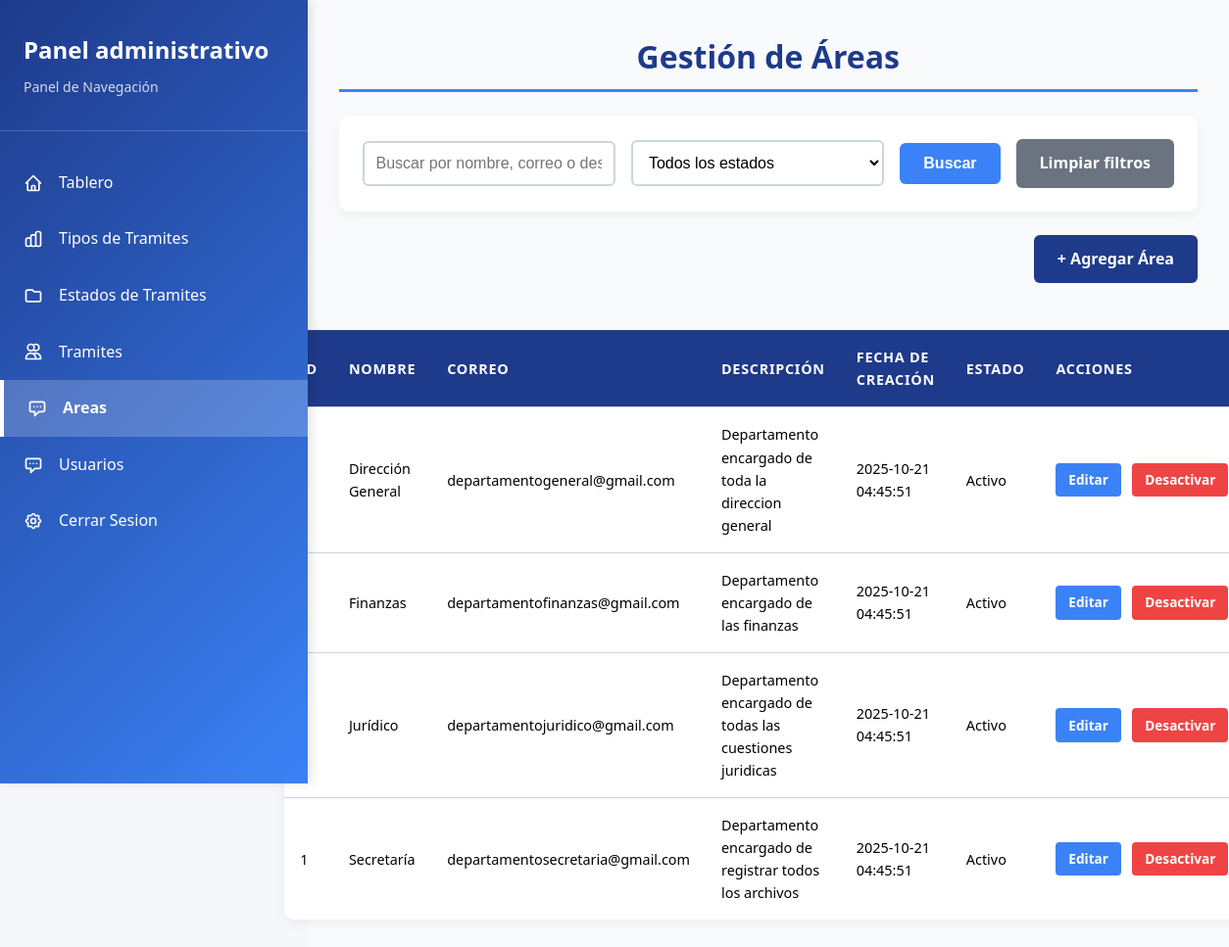
/views/admin/area/areas.php, run on the app's committed database.
### tables this page shows
CREATE TABLE tbl_area (
    id_area INT AUTO_INCREMENT PRIMARY KEY,
    nombre VARCHAR(100) NOT NULL UNIQUE,
    correo VARCHAR(50),
    descripcion VARCHAR (200),
    fecha_creacion DATETIME DEFAULT CURRENT_TIMESTAMP,
    activo BOOLEAN DEFAULT TRUE
);

### views/admin/area/areas.php (the view, shortened to what this page needs)
<?php
require '../../../config/database/config/config_db.php';
$query = "SELECT
    id_area,
    nombre,
    correo,
    descripcion,
    fecha_creacion,
    activo
FROM tbl_area
WHERE 1=1 ";
$query .= " ORDER BY id_area DESC LIMIT 50";
$stmt = $mysqli->prepare($query);
$stmt->execute();
$result = $stmt->get_result();
$areas = $result->fetch_all(MYSQLI_ASSOC);
?>
<!DOCTYPE html>
<html lang="es">
<head>
    <link rel="stylesheet" href="/style/areas.css">
</head>
<body>
    <?php include '../../sidebaradministrador.php'; ?>
    <div class="contenido-principal">
        <h1>Gestión de Áreas</h1>
        <div class="filtros-container">
            <form method="GET" action="" class="filtros-form">
                <div class="filtro-grupo">
                    <input type="text" name="busqueda" placeholder="Buscar por nombre, correo o descripción"
                        value="<?= isset($_GET['busqueda']) ? htmlspecialchars($_GET['busqueda']) : '' ?>">
                </div>
                <div class="filtro-grupo">
                    <select name="estado">
                        <option value="">Todos los estados</option>
                    </select>
                </div>
                <button type="submit" class="btn-buscar">Buscar</button>
                <a href="?" class="btn-limpiar">Limpiar filtros</a>
            </form>
        </div>
        <div class="acciones-superiores">
            <a href="agregar_area.php" class="btn-agregar">+ Agregar Área</a>
        </div>
        <table>
            <thead>
                <tr>
                    <th>ID</th>
                    <th>Nombre</th>
                    <th>Correo</th>
                    <th>Descripción</th>
                    <th>Fecha de creación</th>
                    <th>Estado</th>
                    <th>Acciones</th>
                </tr>
            </thead>
            <tbody>
                <?php if ($areas): ?>
                <?php foreach ($areas as $area): ?>
                <tr>
                    <td><?= $area['id_area'] ?></td>
                    <td><?= htmlspecialchars($area['nombre']) ?></td>
                    <td><?= htmlspecialchars($area['correo']) ?></td>
                    <td><?= htmlspecialchars($area['descripcion']) ?></td>
                    <td><?= htmlspecialchars($area['fecha_creacion']) ?></td>
                    <td><?= $area['activo'] ? 'Activo' : 'Inactivo' ?></td>
                    <td class="acciones">
                        <a href="editar_area.php?id_area=<?= $area['id_area'] ?>">Editar</a>
                        <?php if ($area['activo']): ?>
                            <a href="eliminar_area.php?id_area=<?= $area['id_area'] ?>" onclick="return confirm('¿Seguro que deseas desactivar esta área?')">Desactivar</a>
                        <?php else: ?>
                            <a href="activar_area.php?id_area=<?= $area['id_area'] ?>" onclick="return confirm('¿Seguro que deseas activar esta área?')">Activar</a>
                        <?php endif; ?>
                    </td>
                </tr>
                <?php endforeach; ?>
                <?php else: ?>
                <tr>
                    <td colspan="7">No se encontraron áreas.</td>
                </tr>
                <?php endif; ?>
            </tbody>
        </table>
    </div>
</body>
</html>

### views/sidebaradministrador.php (shortened to what this page needs)
<?php
$current_page = basename($_SERVER['PHP_SELF'], '.php');
?>
<html>
<link rel="stylesheet" href="/style/sidebar.css">
<nav class="sidebar" id="sidebar">
    <div class="sidebar-header">
        <h1>Panel administrativo</h1>
        <p>Panel de Navegación</p>
    </div>
    <div class="nav-menu">
        <a href="/views/admin/dashboard.php"
            class="nav-item <?php echo ($current_page == 'dashboard') ? 'active' : ''; ?>">
            <svg fill="none" stroke="currentColor" viewBox="0 0 24 24">
                <path stroke-linecap="round" stroke-linejoin="round" stroke-width="2"
                    d="M3 12l2-2m0 0l7-7 7 7M5 10v10a1 1 0 001 1h3m10-11l2 2m-2-2v10a1 1 0 01-1 1h-3m-6 0a1 1 0 001-1v-4a1 1 0 011-1h2a1 1 0 011 1v4a1 1 0 001 1m-6 0h6" />
            </svg>
            Tablero
        </a>
        <a href="/views/admin/tipos.php"
            class="nav-item <?php echo ($current_page == 'tipos') ? 'active' : ''; ?>">
            Tipos de Tramites
        </a>
        <a href="/views/admin/estados.php"
            class="nav-item <?php echo ($current_page == 'estados') ? 'active' : ''; ?>">
            <svg fill="none" stroke="currentColor" viewBox="0 0 24 24">
                <path stroke-linecap="round" stroke-linejoin="round" stroke-width="2"
                    d="M3 7v10a2 2 0 002 2h14a2 2 0 002-2V9a2 2 0 00-2-2h-6l-2-2H5a2 2 0 00-2 2z" />
            </svg>
            Estados de Tramites
        </a>
        <a href="/views/admin/tramites.php"
            class="nav-item <?php echo ($current_page == 'tramites') ? 'active' : ''; ?>">
            <svg fill="none" stroke="currentColor" viewBox="0 0 24 24">
                <path stroke-linecap="round" stroke-linejoin="round" stroke-width="2"
                    d="M12 4.354a4 4 0 110 5.292M15 21H3v-1a6 6 0 0112 0v1zm0 0h6v-1a6 6 0 00-9-5.197M13 7a4 4 0 11-8 0 4 4 0 018 0z" />
            </svg>
            Tramites
        </a>
        <a href="/views/admin/area/areas.php"
            class="nav-item <?php echo ($current_page == 'areas') ? 'active' : ''; ?>">
            <svg fill="none" stroke="currentColor" viewBox="0 0 24 24">
                <path stroke-linecap="round" stroke-linejoin="round" stroke-width="2"
                    d="M8 10h.01M12 10h.01M16 10h.01M9 16H5a2 2 0 01-2-2V6a2 2 0 012-2h14a2 2 0 012 2v8a2 2 0 01-2 2h-5l-5 5v-5z" />
            </svg>
            Areas
        </a>
        <a href="/views/admin/usuario/usuarios.php"
            class="nav-item <?php echo ($current_page == 'usuarios') ? 'active' : ''; ?>">
            <svg fill="none" stroke="currentColor" viewBox="0 0 24 24">
                <path stroke-linecap="round" stroke-linejoin="round" stroke-width="2"
                    d="M8 10h.01M12 10h.01M16 10h.01M9 16H5a2 2 0 01-2-2V6a2 2 0 012-2h14a2 2 0 012 2v8a2 2 0 01-2 2h-5l-5 5v-5z" />
            </svg>
            Usuarios
        </a>
        <a href="/logout.php"
            class="nav-item <?php echo ($current_page == 'configuracion') ? 'active' : ''; ?>">
            Cerrar Sesion
        </a>
    </div>
</nav>
</html>

### style/areas.css (style rules this page uses)
:root { --color-primario: #1e3a8a; --color-secundario: #3b82f6; --color-texto: #fffefe; --color-fondo: #f8fafc; --color-borde: #cbd5e1; --color-hover: #e2e8f0; --color-error: #dc2626; --color-exito: #10b981; --font-primary: 'Segoe UI', Tahoma, Geneva, Verdana, sans-serif; }
* { margin: 0; padding: 0; box-sizing: border-box; }
body { font-family: var(--font-primary); background-color: var(--color-fondo); color: var(--color-texto); line-height: 1.6; min-height: 100vh; }
.contenido-principal { margin-left: 25%; width: 75%; min-height: 100vh; padding: 2rem; display: flex; flex-direction: column; justify-content: center; align-items: center; background-color: var(--color-fondo); transition: all 0.3s ease; }
.contenido-principal > * { width: 100%; max-width: 1400px; }
.contenido-principal h1 { color: var(--color-primario); font-size: 2rem; margin-bottom: 1.5rem; padding-bottom: 0.5rem; border-bottom: 3px solid var(--color-secundario); text-align: center; }
.btn-agregar, .btn-guardar { background-color: var(--color-primario); color: var(--color-texto); }
.filtros-container { background: white; padding: 1.5rem; border-radius: 10px; box-shadow: 0 4px 12px rgba(0, 0, 0, 0.05); margin-bottom: 1.5rem; }
.filtros-form { display: flex; gap: 1rem; flex-wrap: wrap; align-items: center; }
.filtro-grupo { flex: 1 1 200px; }
.filtro-grupo input, .filtro-grupo select { width: 100%; padding: 0.75rem; border: 2px solid var(--color-borde); border-radius: 6px; font-size: 1rem; color: #000000; background-color: #ffffff; }
.btn-buscar, .btn-limpiar { padding: 0.75rem 1.5rem; border: none; border-radius: 6px; cursor: pointer; font-weight: 600; font-size: 1rem; transition: background-color 0.2s; text-decoration: none; display: inline-block; }
.btn-buscar { background-color: var(--color-secundario); color: var(--color-texto); }
.btn-limpiar { background-color: #6b7280; color: white; }
.acciones-superiores { margin-bottom: 1.5rem; text-align: right; }
.acciones-superiores .btn-agregar { display: inline-block; background-color: var(--color-primario); color: var(--color-texto); padding: 0.75rem 1.5rem; border-radius: 6px; text-decoration: none; font-weight: 600; transition: background-color 0.2s; }
table { width: 100%; border-collapse: collapse; background: white; border-radius: 10px; overflow: hidden; box-shadow: 0 4px 12px rgba(0, 0, 0, 0.05); margin-top: 1.5rem; font-size: 0.9rem; }
table thead { background-color: var(--color-primario); color: var(--color-texto); }
table th, table td { padding: 1rem; text-align: left; border-bottom: 1px solid var(--color-borde); }
table th { font-weight: 600; text-transform: uppercase; letter-spacing: 0.05em; color: var(--color-texto); background-color: var(--color-primario); }
table td { color: #000000; }
table tbody tr:last-child td { border-bottom: none; }
.acciones { white-space: nowrap; }
.acciones a { display: inline-block; padding: 0.4rem 0.8rem; margin-right: 0.5rem; border-radius: 4px; text-decoration: none; font-size: 0.85rem; font-weight: 600; transition: background-color 0.2s; }
.acciones a:first-child { background-color: var(--color-secundario); color: white; }
.acciones a:last-child { background-color: #ef4444; color: white; }

### style/variables.css (style rules this page uses)
:root { --color-primario: #1e3a8a; --color-secundario: #3b82f6; --color-texto: #fffefe; --color-Exito: #4caf50; --color-Aviso: #f4a261; --color-error: #e63946; --radio: 14px; --ancho-max: 1100px; --esp: 16px; }

### data on the page
tbl_area: id_area "4", nombre "Dirección General", correo "departamentogeneral@gmail.com", descripcion "Departamento encargado de toda la direccion general", fecha_creacion "2025-10-21 04:45:51", activo "Activo"
tbl_area: nombre "Finanzas", correo "departamentofinanzas@gmail.com", descripcion "Departamento encargado de las finanzas", fecha_creacion "2025-10-21 04:45:51", activo "Activo"
tbl_area: nombre "Jurídico", correo "departamentojuridico@gmail.com", descripcion "Departamento encargado de todas las cuestiones juridicas", fecha_creacion "2025-10-21 04:45:51", activo "Activo"
tbl_area: id_area "1", nombre "Secretaría", correo "departamentosecretaria@gmail.com", descripcion "Departamento encargado de registrar todos los archivos", fecha_creacion "2025-10-21 04:45:51", activo "Activo"
